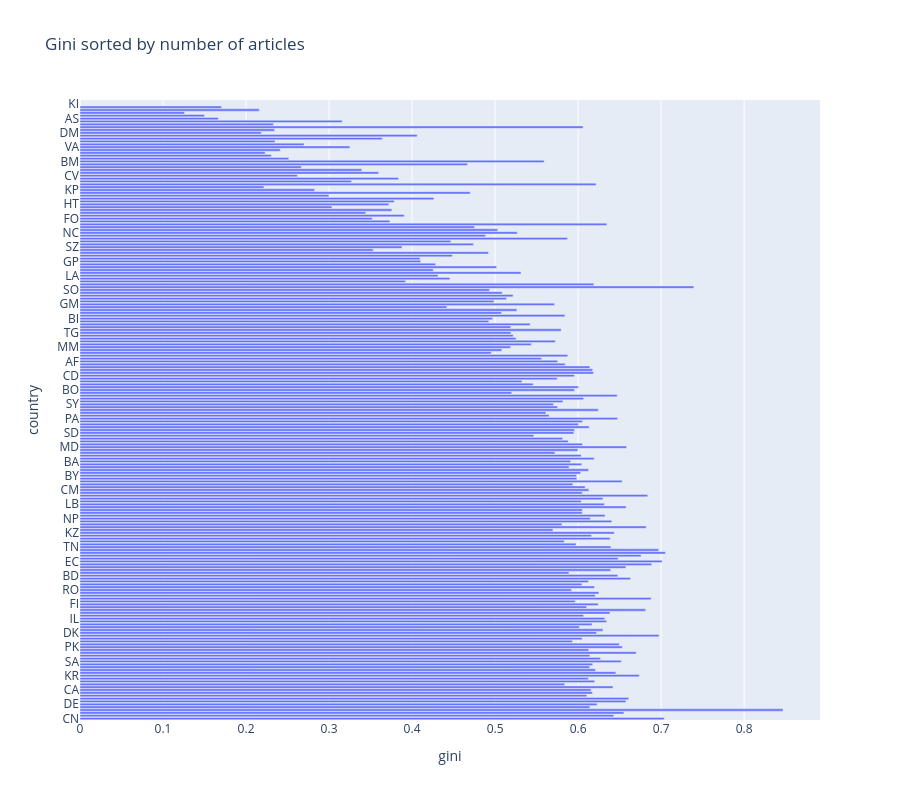

The cell this chart's notebook holds for it:
### Code cell
fig = px.bar(df_country_stats.reset_index(),
             x="gini",
             y="country",
             title="Gini sorted by number of articles",
             # color="region",
             category_orders={"country": df_plot["country"].tolist()})
fig.update_layout(height=800)

### Figure 1 — Plotly figure (JSON) as saved in the notebook; plotly's stock layout.template omitted (floating-point values rounded to 4 significant figures; data arrays with more than 128 entries replaced by an {"elided": "..."} marker saying what was removed)
{"data": [{"hovertemplate": "gini=%{x}<br>country=%{y}<extra></extra>", "legendgroup": "", "marker": {"color": "#636efa", "pattern": {"shape": ""}}, "name": "", "orientation": "h", "showlegend": false, "textposition": "auto", "x": {"elided": "217 float values"}, "xaxis": "x", "y": {"elided": "217 str values"}, "yaxis": "y", "type": "bar"}], "layout": {"xaxis": {"anchor": "y", "domain": [0.0, 1.0], "title": {"text": "gini"}}, "yaxis": {"anchor": "x", "domain": [0.0, 1.0], "title": {"text": "country"}, "categoryorder": "array", "categoryarray": {"elided": "217 str values"}}, "legend": {"tracegroupgap": 0}, "title": {"text": "Gini sorted by number of articles"}, "barmode": "relative", "height": 800}}
